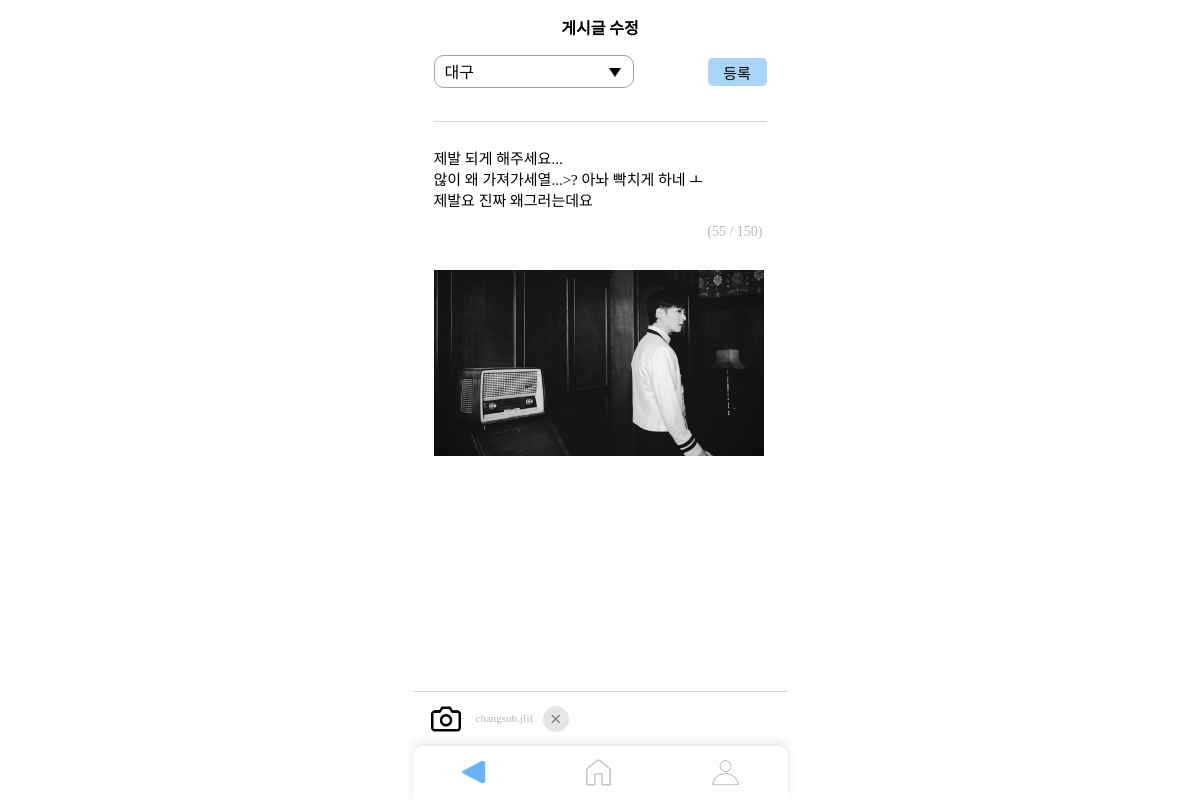
The page /boards/board/update/10/ (signed in) on the database its author committed.
### boards/models.py (models this page shows, shortened)
class Board(models.Model):
    category = models.ForeignKey(RegionCategory, on_delete=models.SET_NULL, null=True, related_name='region')
    user = models.ForeignKey(settings.AUTH_USER_MODEL, on_delete=models.CASCADE, null=True,
                             related_name='community')  # 유저가져오기
    description = models.TextField(max_length=200, blank=True)  # 내용쓰기
    info_image = models.ImageField(upload_to='community/%Y/%m/%d', null=True, blank=True)  # 이미지 업로드 (다중이미지 안됨)
    create_date = models.DateTimeField(auto_now_add=True)  # 피그마에 나와있진 않지만 날짜가 없으면 혼돈 올 듯 해서 넣었슴돠...
    region_choice = (
        ('서울', '서울'), ('경기도', '경기도'), ('강원도', '강원도'), ('부산', '부산'), ('인천', '인천'), ('대구', '대구'), ('대전', '대전'),
        ('광주', '광주'),
        ('울산', '울산'), ('세종', '세종'), ('충청북도', '충청북도'), ('충청남도', '충청남도'), ('전라북도', '전라북도'), ('전라남도', '전라남도'),
        ('경상북도', '경상북도'), ('경상남도', '경상남도'), ('제주도', '제주도'))
    region = models.CharField(max_length=20, choices=region_choice, null=True)
    count = models.IntegerField(default=0)
    complete = models.BooleanField(default=False)
    image_del = models.BooleanField(default=False)

### boards/views.py (the view)
# urls.py: path('board/update/<int:pk>/', board_update, name='board_update'),
@login_required
def board_update(request, pk):
    board = get_object_or_404(Board, pk=pk)
    if request.method == 'POST':
        form = boardForm(request.POST, request.FILES, instance=board)
        print(request.POST)
        print(request.FILES)
        print(form.is_valid())
        if form.is_valid():
            board.user = request.user
            boards = form.save(commit=False)
            selected_region_name = request.POST.get('region')
            if request.POST.get('info_image') == '' :
                if request.POST.get('image_del') == 'N' :
                    board.info_image = ''
                else :
                    board.info_image = board.info_image
            else :
                board.info_image = board.info_image
            try:
                selected_region_instance = RegionCategory.objects.get(region_name=selected_region_name)
            except RegionCategory.DoesNotExist:
                return render(request, 'boards/board_update.html',
                              {'form': form, 'board': board, 'region_choices': Board.region_choice})
            board.category = selected_region_instance  # 선택한 지역의 인스턴스를 'category' 필드에 할당
            boards.save()
            return redirect('board_detail', pk=board.pk)
    else:
        form = boardForm(request=request, instance=board)
    return render(request, 'boards/board_update.html',
                  {'form': form, 'board': board, 'region_choices': Board.region_choice})

### boards/forms.py
class boardForm(forms.ModelForm):
    class Meta:
        model = Board
        fields = ['region', 'description', 'info_image']
    def __init__(self, *args, **kwargs):
        self.request = kwargs.pop('request', None)  # request 객체를 인스턴스 변수로 저장
        super(boardForm, self).__init__(*args, **kwargs)
        self.fields['region'].widget = forms.Select(choices=Board.region_choice)

### boards/templates/boards/board_update.html (shortened to what this page needs)
{% extends 'menuBar.html' %}
{% block content %}
{% load static %}
    <link rel="stylesheet" href="{% static 'css/communityEdit.css' %}">
        <div class="nav_bar">
        <p>게시글 수정</p>
        </div>
        <form  class="editText" method="POST" action="{% url 'board_update' pk=board.pk %}" enctype="multipart/form-data">
            <select name="region" id="area" required>
                <option value="{{ board.region }}" selected>{{ board.region }}</option>
            </select>
            <div class="pushBtn">
                <button type="submit" id="stop">등록</button>
            </div>
            <textarea name="description" rows="0" id="editArea" maxlength="150" oninput="maxLengthCheck(this)">{{ board.description }}</textarea>
            <div id="charCount">(0 / 150)</div>
            {% if board.info_image %}
            <img src="{{ board.info_image.url }}" alt=" " id="change">
            {% else %}
            <img src='' alt=" " id="change" onerror="this.style.display='none'">
            {% endif %}
            <div class="image">
                <label for="fileInput" id="imageButton">
                    <img src="{% static 'image/camera.png' %}" alt="파일 선택하기">
                </label>
                <span id="fileName"></span>
                <div id="del">&#215;</div>
            </div>
        </form>
{% endblock %}

### static/css/menuBar.css (style rules this page uses)
body { margin: 0; padding: 0; }

### static/css/communityEdit.css (style rules this page uses)
body { margin: 0; padding: 0; height: 100%; }
.nav_bar { width: 375px; height: 30px; }
.nav_bar > p { font-size: 16px; padding: 0; margin: 15px 0px 15px 0px; font-weight: bold; text-align: center; justify-items: center; }
#area { font-family: 'GmarketSansMedium'; float: left; width: 200px; height: 33px; font-size: 16px; margin: 10px 21px 28px 0px; border-radius: 10px; border-color: #A1A1A1; background: url('../image/triangle.png') no-repeat 95% 50%/16px auto; box-sizing: border; -webkit-appearance: none; -moz-appearance: none; appearance: none; padding: 6px 0px 5px 10px; cursor: pointer; }
.pushBtn { height: 76px; margin-bottom: 25px; border-bottom: 1px solid #D5D5D5; }
.pushBtn > button { font-family: 'GmarketSansMedium'; width: 59px; height: 28px; font-size: 15px; float: right; margin: 13px 0px 24px 0px; background-color: #ABD4FA; border: none; border-radius: 5px; text-align: center; cursor: pointer; }
.editText { width: 333px; margin: 0 auto; }
#editArea { margin: 0; padding: 0; font-size: 15px; font-family: 'GmarketSansMedium'; width: 330px; min-height: 30px; text-align: left; resize: none; overflow-y: hidden; box-sizing: border-box; border: none; word-break: break-all; }
.editText > img { width: 330px; }
#charCount { font-size: 14px; color: #B9B9B9; padding: 10px 4px; float: right; margin-bottom: 20px; }
.image { border-top: 1px solid #D5D5D5; margin: 0 auto; padding: 0; z-index: 30; background-color: white; width: 375px; height: 54px; position: fixed; bottom: 54px;; left: 0; right: 0; }
#imageButton { display: block; cursor: pointer; float: left; }
#imageButton img { width: 30px; height: 30px; border-radius: 5px; margin: 12px 0px 18px 18px; border: none; }
#fileName { padding: 0; margin: 20px 0px 0px 15px; font-size: 11px; float: left; color: #B9B9B9; }
#del { display: inline-block; clear: both; border-radius: 50%; width: 25px; height: 25px; background-color: #e5e5e5; margin: 14px 0px 0px 10px; font-size: 21px; text-align: center; color: rgb(107, 107, 107); display: none; cursor: pointer; padding: 1px 1px 0px 0px; }

### rows shown on the page
Board: region "대구", description "제발 되게 해주세요... 않이 왜 가져가세열...>? 아놔 빡치게 하네 ㅗ 제발요 진짜 왜그러는데요", info_image (picture)
